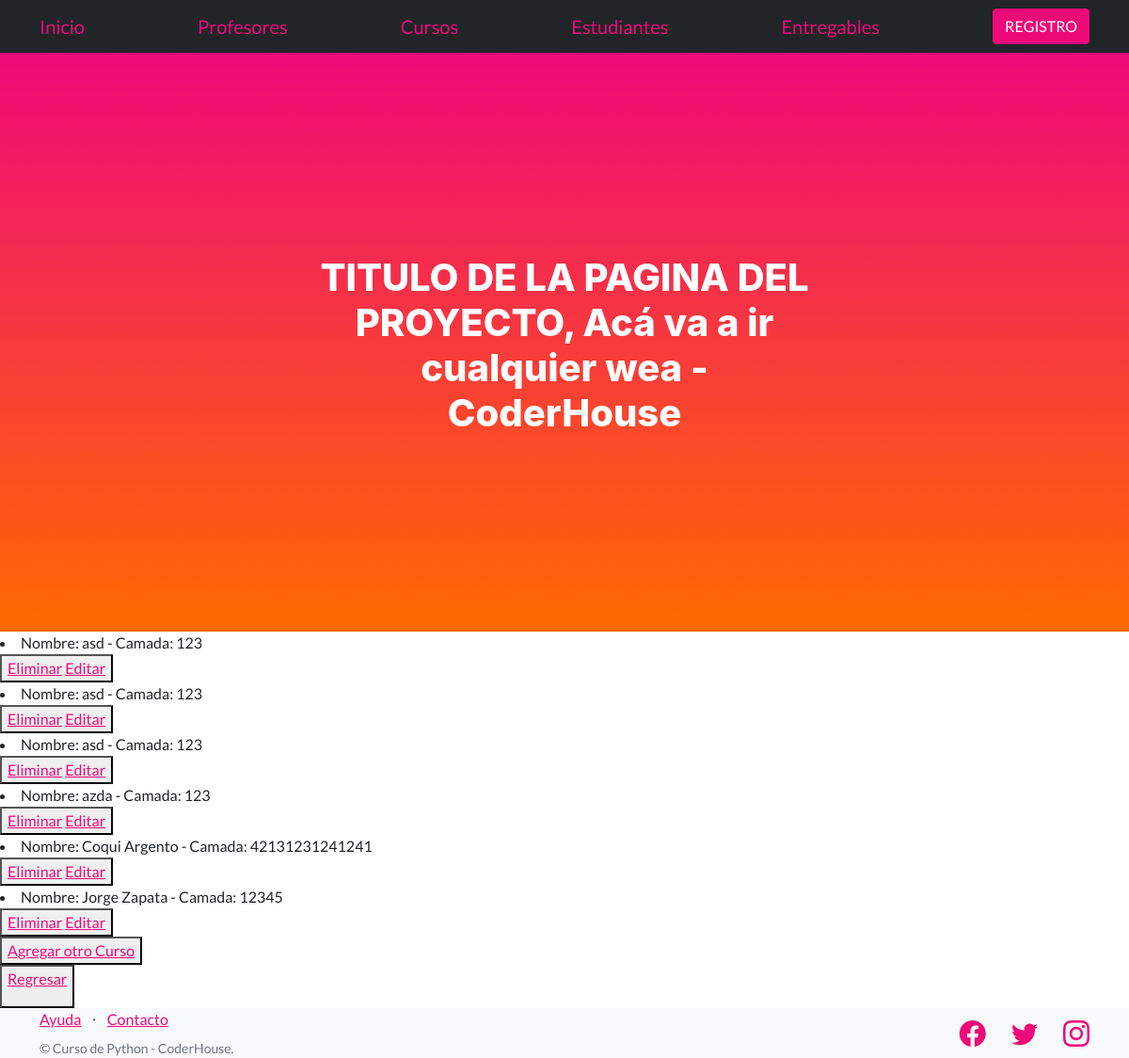
/mi_app/leercursos, run on the app's committed database.
### mi_app/models.py (models this page shows)
class Curso(models.Model):
    nombre=models.CharField(max_length=40)
    camada = models.IntegerField()
    def __str__(self) :
        return f' Nombre: {self.nombre} - Camada: {self.camada} '

### mi_app/views.py (the view)
# urls.py: path('leercursos', leerCursos, name = "leercursos"),
def leerCursos(request):
      cursos = Curso.objects.all() #trae todos los profesores
      contexto= {"cursos":cursos}
      return render(request, "app/leercursos.html",contexto)

### mi_app/templates/app/leercursos.html
{% extends "app/padre.html" %}
{% load static %}
{% block contenidoQueCambia %}
<body>
    {% for p in cursos %}
        <li>{{p}}</li>
        <button>
            <a href="{% url 'eliminarcurso' p.nombre %}"> Eliminar</a>
            <a href="{% url 'editarcurso' p.nombre %}"> Editar</a>
        </button>
    {% endfor %}
    <br>
   <button> <a href="cursos">Agregar otro Curso</a> </button>
    <br>
    <button><p><a href=" ../mi_app">Regresar</a></button>
</body>
{% endblock %}

### data on the page
Curso: nombre+camada "Nombre: asd - Camada: 123"
Curso: nombre+camada "Nombre: asd - Camada: 123"
Curso: nombre+camada "Nombre: asd - Camada: 123"
Curso: nombre+camada "Nombre: azda - Camada: 123"
Curso: nombre+camada "Nombre: Coqui Argento - Camada: 42131231241241"
Curso: nombre+camada "Nombre: Jorge Zapata - Camada: 12345"
